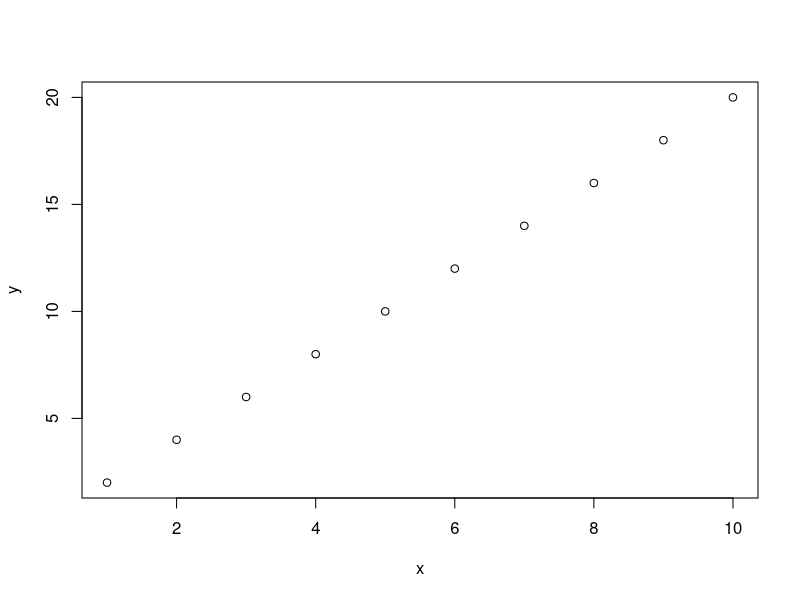

Source code (R):
## ---- chunk 1
library(ggplot2)
library(dplyr)

x <- seq(1, 10)
y <- x*2

## ---- chunk 2
df <- data.frame(x,y)
plot(x,y)

knitr::opts_chunk$set(echo = FALSE)

